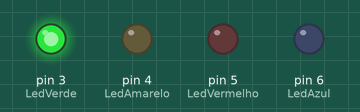
This sketch was run on a simulated Arduino Uno, built with avr-gcc and run on an emulated ATmega328P. Shown: output pins drawn as LEDs (lit = HIGH).

Above: at 0.1 s.
At 1.1 s:
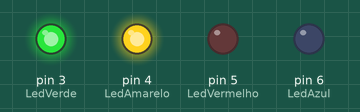
At 2.1 s:
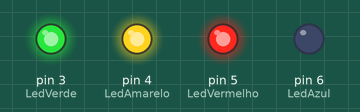
At 3.1 s:
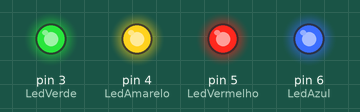
Timing chart, 0 to 4.6 s (numbered marks = the images above):
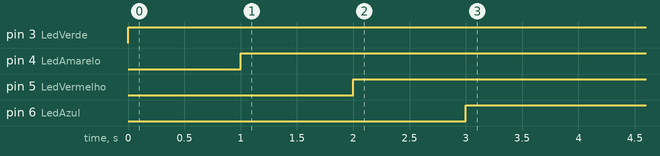

The sketch:

Sequencial_de_LEDs.ino
```cpp
int LedVerde = 3; // Declaramos que o LED está na porta digital 3
int LedAmarelo = 4; // Declaramos que o LED está na porta digital 4
int LedVermelho = 5; // Declaramos que o LED está na porta digital 5
int LedAzul = 6; // Declaramos que o LED está na porta digital 6


void setup () {  // inicia o void setup

pinMode(LedVerde, OUTPUT); // definando o Led Verde como uma saída
pinMode(LedAmarelo, OUTPUT); // definando o Led Amarelo como uma saída
pinMode(LedVermelho, OUTPUT); // definando o Led Vermelho como uma saída
pinMode(LedAzul, OUTPUT); // definando o Led Azul como uma saída


}  // encerra o void setup

void loop () { // inicia o void loop

digitalWrite(LedVerde, HIGH); // Comando para o LED Verde ligar

delay(1000); // Espera o tempo de 1 segundos

digitalWrite(LedAmarelo, HIGH); // Comando para o LED Amarelo ligar

delay(1000); // Espera o tempo de 1 segundos

digitalWrite(LedVermelho, HIGH); // Comando para o LED Vermelho ligar

delay(1000); // Espera o tempo de 1 segundos

digitalWrite(LedAzul, HIGH); // Comando para o LED Azul ligar

delay(1000); // Espera o tempo de 1 segundos

} // encerra a programação
```

Measured:
- by itself, pin 3 (LedVerde): LOW → HIGH at 0.00 s
- by itself, pin 4 (LedAmarelo): LOW → HIGH at 1.0 s
- by itself, pin 5 (LedVermelho): LOW → HIGH at 2.0 s
- by itself, pin 6 (LedAzul): LOW → HIGH at 3.0 s
